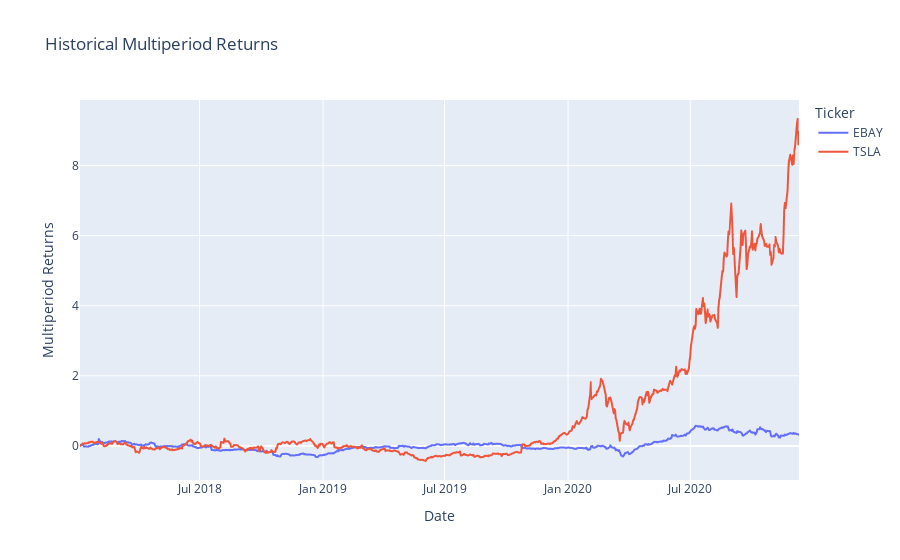

Notebook cell for this chart:
### Code cell
import dateutil.parser

tickers = ['EBAY','TSLA']

data_pivot = ex.data[ex.data['Ticker'].isin(tickers)].pivot(columns='Ticker', values='Adj Close')
data_pivot_mpr = (data_pivot[(data_pivot.index >= '2018-01-04') & (data_pivot.index <= '2020-12-10')] - \
data_pivot[(data_pivot.index >= '2018-01-04') & (data_pivot.index <= '2020-12-10')].iloc[0]) / \
data_pivot[(data_pivot.index >= '2018-01-04') & (data_pivot.index <= '2020-12-10')].iloc[0]

#data_pivot_mpr_plot = data_pivot_mpr.reset_index().melt(id_vars='Date', value_name='Multiperiod Returns').set_index('Date')

data_pivot_mpr_plot = data_pivot_mpr.reset_index() \
            .melt(id_vars='Date', value_name='Multiperiod Returns') \
            .set_index('Date')

fig = px.line(data_pivot_mpr_plot,
                          x = data_pivot_mpr_plot.index, 
                          y = "Multiperiod Returns", 
                          title = "Historical Multiperiod Returns",
                          color = "Ticker")
fig.show()
#data_pivot[(data_pivot.index > dateutil.parser.parse('2018-01-04'))]

### Figure 1 — Plotly figure (JSON) as saved in the notebook; plotly's stock layout.template omitted (floating-point values rounded to 4 significant figures; data arrays with more than 128 entries replaced by an {"elided": "..."} marker saying what was removed)
{"data": [{"hovertemplate": "Ticker=EBAY<br>Date=%{x}<br>Multiperiod Returns=%{y}<extra></extra>", "legendgroup": "EBAY", "line": {"color": "#636efa", "dash": "solid"}, "mode": "lines", "name": "EBAY", "showlegend": true, "type": "scattergl", "x": {"elided": "740 str values"}, "xaxis": "x", "y": {"elided": "740 float values"}, "yaxis": "y"}, {"hovertemplate": "Ticker=TSLA<br>Date=%{x}<br>Multiperiod Returns=%{y}<extra></extra>", "legendgroup": "TSLA", "line": {"color": "#EF553B", "dash": "solid"}, "mode": "lines", "name": "TSLA", "showlegend": true, "type": "scattergl", "x": {"elided": "740 str values"}, "xaxis": "x", "y": {"elided": "740 float values"}, "yaxis": "y"}], "layout": {"legend": {"title": {"text": "Ticker"}, "tracegroupgap": 0}, "title": {"text": "Historical Multiperiod Returns"}, "xaxis": {"anchor": "y", "domain": [0, 1], "title": {"text": "Date"}}, "yaxis": {"anchor": "x", "domain": [0, 1], "title": {"text": "Multiperiod Returns"}}}}
